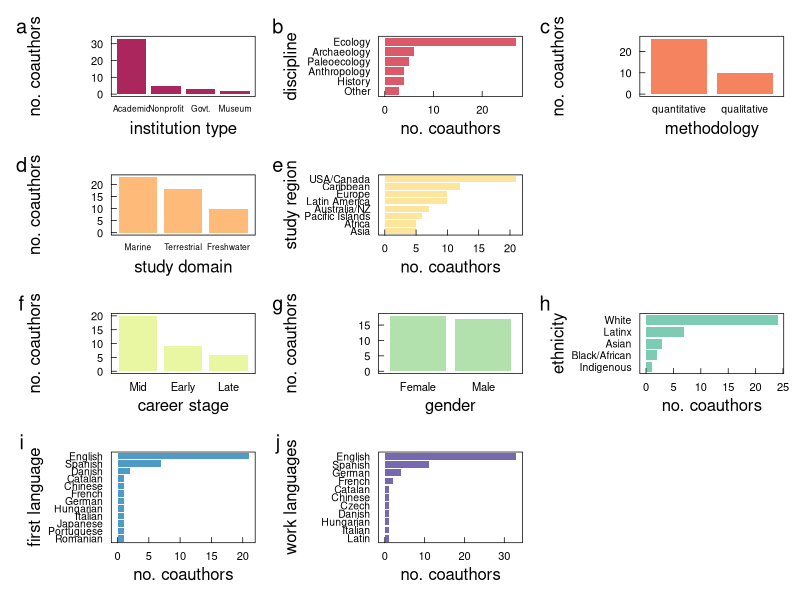

Write R code to recreate this figure.
#### this script is for organizing and creating data visualizations 
#### of data from the project entitled "Global research priorities for historical ecology to inform conservation"
#### known colloquially as HE 20Qs 


library(ggplot2)      # plotting and viz
library(plyr)         # legacy df manipulation
library(dplyr)        # variable grouping and manipulation
library(reshape)      # legacy df manipulation
library(data.table)   # legacy functions on df 
library(tidyr)        # gathering and spreading
library(zoo)          # roll mean
library(ggthemes)     # helpful ggplot themes
library(forcats)
library(scales)
library(RColorBrewer) # pretty colors
library(ggridges)
library(colorspace)
library(patchwork)
library(forcats)


# custom ggplot theme
themeKV <- theme_few()+
  theme(strip.background = element_blank(),
        axis.line = element_blank(),
        axis.text.x = element_text(colour = "black", margin = margin(0.2, unit = "cm")),
        axis.text.y = element_text(colour = "black", margin = margin(c(1, 0.2), unit = "cm")),
        axis.ticks.x = element_line(colour = "black", linewidth=.25), 
        axis.ticks.y = element_line(colour = "black", linewidth=.25),
        axis.ticks.length=unit(-0.15, "cm"), 
        element_line(colour = "black", linewidth=.5),
        panel.border = element_rect(colour = "black", fill=NA, linewidth=.5),
        legend.title=element_blank(),
        strip.text=element_text(hjust=0))


#### read in author demographic data, self-identified from a survey form
# setwd("/Users/kylevanhoutan/historical_20Qs/")
demogr <- read.csv('data/author_demogr.csv')
demogrG <- gather(demogr, key="survey", value="response", 2:32) 
        # reshape from wide to long df
        # may need to change numbers depending on the # of cols
demogrGR <- demogrG[!(demogrG$response == ""), ]  # remove blank entries 
# rename gathered col's that from duplicate names had appended ".x" 
demogrGR$question <- sub("\\..*", "", demogrGR$survey) # truncates field entry after "."
demogrGRS = subset(demogrGR, select = -c(survey)) # remove the col with bad names "survey"

#### begin data viz for plots here

## subset original long DF for survey question 
# for each panel, x = question, y = response
p1sector <- subset(demogrGRS, question == "sector")
# a basic bar plot
p1 <- ggplot(p1sector, aes(x = fct_infreq(response))) + # sort the response most to least 
  themeKV + 
  theme(legend.position = "none",
        axis.ticks.x = element_blank(),
        axis.text.y = element_text(size = 8),
        axis.text.x = element_text(size = 6)) + # names can be too long, let's shrink em
# manually scraping hex codes from 10 category palette 👇
# https://colorbrewer2.org/#type=diverging&scheme=Spectral&n=10
  scale_fill_brewer(palette = "Spectral") +
  geom_bar(fill = "#9e0142", alpha = 0.85, width = 0.85) + # width controls gaps between bars
  ylab("no. coauthors") +
  xlab("institution type")
  #coord_flip() # make bars horizontal


# bar plot, but flip due to category name lengths
p2discipline <- subset(demogrGRS, question == "discipline") ## subset original long DF for survey question 
p2 <- ggplot(p2discipline, aes(x = fct_rev(fct_infreq(response)))) + # sort the response most to least 
  themeKV + 
  theme(axis.ticks.y = element_blank(),
        axis.text.x = element_text(size = 8),
        axis.text.y = element_text(size = 7.5)) + # names can be too long, let's shrink em
  geom_bar(fill = "#d53e4f", alpha = 0.85, width = 0.85) + # width controls gaps between bars
  # scale_y_continuous(breaks = seq(0, 40, by = 5)) +
  ylab("no. coauthors") +
  xlab("discipline") + 
  coord_flip() # make bars horizontal


#subset for p3 data
p3scholarly_approach <- subset(demogrGRS, question == "scholarly_approach")
# a basic bar plot akin to p1
p3 <- ggplot(p3scholarly_approach, aes(x = fct_infreq(response))) + # sort the response most to least 
  themeKV + 
  theme(axis.ticks.x = element_blank(),
        axis.text.y = element_text(size = 8),
        axis.text.x = element_text(size = 7.5)) + # names can be too long, let's shrink em
  geom_bar(fill = "#f46d43", alpha = 0.85, width = 0.85) + # width controls gaps between bars
  # scale_y_continuous(breaks = seq(0, 40, by = 5)) +
  ylab("no. coauthors") +
  xlab("methodology")


# subset, then make bar akin to p1
p4work_system <- subset(demogrGRS, question == "work_system")
p4 <- ggplot(p4work_system, aes(x = fct_infreq(response))) + # sort the response most to least 
  themeKV + 
  theme(axis.ticks.x = element_blank(),
        axis.text.y = element_text(size = 8),
        axis.text.x = element_text(size = 6)) + # names can be too long, let's shrink em
  geom_bar(fill = "#fdae61", alpha = 0.85, width = 0.85) + # width controls gaps between bars
  # scale_y_continuous(breaks = seq(0, 40, by = 5)) +
  ylab("no. coauthors") +
  xlab("study domain")


# subset for p5 data
p5work_region <- subset(demogrGRS, question == "work_region") ## subset original long DF for survey question 
# flipped bar plot akin to p2
p5 <- ggplot(p5work_region, aes(x = fct_rev(fct_infreq(response)))) + # sort the response most to least 
  themeKV + 
  theme(axis.ticks.y = element_blank(),
        axis.text.x = element_text(size = 8),
        axis.text.y = element_text(size = 7.5)) + # names can be too long, let's shrink em
  geom_bar(fill = "#fee08b", alpha = 0.85, width = 0.85) + # width controls gaps between bars
  # scale_y_continuous(breaks = seq(0, 40, by = 5)) +
  ylab("no. coauthors") +
  xlab("study region") + 
  coord_flip() # make bars horizontal


# subset for p6 career stage data
p6career_stage <- subset(demogrGRS, question == "career_stage")
# bar plot akin to p1
p6 <- ggplot(p6career_stage, aes(x = fct_infreq(response))) + # sort the response most to least 
  themeKV + 
  theme(axis.ticks.x = element_blank(),
        axis.text.y = element_text(size = 8),
        axis.text.x = element_text(size = 8)) + # names can be too long, let's shrink em
  geom_bar(fill = "#e6f598", alpha = 0.9, width = 0.85) + # width controls gaps between bars
  # scale_y_continuous(breaks = seq(0, 40, by = 5)) +
  ylab("no. coauthors") +
  xlab("career stage")


# subset for p7 gender data
p7gender <- subset(demogrGRS, question == "gender")
# bar plot akin to p1
p7 <- ggplot(p7gender, aes(x = fct_infreq(response))) + # sort the response most to least 
  themeKV + 
  theme(axis.ticks.x = element_blank(),
        axis.text.y = element_text(size = 8),
        axis.text.x = element_text(size = 8)) + # names can be too long, let's shrink em
  geom_bar(fill = "#abdda4", alpha = 0.9, width = 0.85) + # width controls gaps between bars
  # scale_y_continuous(breaks = seq(0, 40, by = 5)) +
  ylab("no. coauthors") +
  xlab("gender")


# subset for p8 ethnicity data
p8ethnicity <- subset(demogrGRS, question == "ethnicity")
# flipped bar plot akin to p2
p8 <- ggplot(p8ethnicity, aes(x = fct_rev(fct_infreq(response)))) + # sort the response most to least 
  themeKV + 
  theme(axis.ticks.y = element_blank(),
        axis.text.x = element_text(size = 8),
        axis.text.y = element_text(size = 7.5)) + # names can be too long, let's shrink em
  geom_bar(fill = "#66c2a5", alpha = 0.85, width = 0.85) + # width controls gaps between bars
  # scale_y_continuous(breaks = seq(0, 40, by = 5)) +
  ylab("no. coauthors") +
  xlab("ethnicity") + 
  coord_flip() # make bars horizontal


# subset for p9 first language learned data
p9first_language <- subset(demogrGRS, question == "first_language")
# flipped bar plot akin to p2
p9 <- ggplot(p9first_language, aes(x = fct_rev(fct_infreq(response)))) + # sort the response most to least 
  themeKV + 
  theme(axis.ticks.y = element_blank(),
        axis.text.x = element_text(size = 8),
        axis.text.y = element_text(size = 7.5)) + # names can be too long, let's shrink em
  geom_bar(fill = "#3288bd", alpha = 0.85, width = 0.85) + # width controls gaps between bars
  # scale_y_continuous(breaks = seq(0, 40, by = 5)) +
  ylab("no. coauthors") +
  xlab("first language") + 
  coord_flip() # make bars horizontal



# subset for p10 professional languages used data
p10professional_language <- subset(demogrGRS, question == "professional_language")
# flipped bar plot akin to p2
p10 <- ggplot(p10professional_language, aes(x = fct_rev(fct_infreq(response)))) + # sort the response most to least 
  themeKV + 
  theme(axis.ticks.y = element_blank(),
        axis.text.x = element_text(size = 8),
        axis.text.y = element_text(size = 7.5)) + # names can be too long, let's shrink em
  geom_bar(fill = "#5e4fa2", alpha = 0.85, width = 0.85) + # width controls gaps between bars
  ylab("no. coauthors") +
  xlab("work languages") + 
  coord_flip() # make bars horizontal


# invoke patchwork to call and layout the above panels
# force layout given the vertical dimension needed for language plots
# below layout considers the following row themes:
# r1 = academic
# r2 = geography
# r3 = demographic
# r4 = language

layout <- "
AABBCC
AABBCC
DDEE##
DDEE##
FFGGHH
FFGGHH
IIJJ##
IIJJ##
IIJJ##"
p1 + p2 + p3 + p4 + p5 + p6 + p7 + p8 + p9 + p10 +
  plot_layout(design = layout) +
  plot_annotation(tag_levels = 'a') # add panel labels a, b, c... etc
